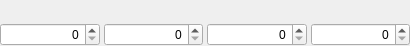
<?xml version="1.0" encoding="UTF-8"?>
<ui version="4.0">
 <class>ParameterVector</class>
 <widget class="QWidget" name="ParameterVector">
  <property name="geometry">
   <rect>
    <x>0</x>
    <y>0</y>
    <width>410</width>
    <height>46</height>
   </rect>
  </property>
  <property name="windowTitle">
   <string>Form</string>
  </property>
  <layout class="QVBoxLayout" name="verticalLayout">
   <property name="spacing">
    <number>0</number>
   </property>
   <property name="leftMargin">
    <number>0</number>
   </property>
   <property name="topMargin">
    <number>0</number>
   </property>
   <property name="rightMargin">
    <number>0</number>
   </property>
   <property name="bottomMargin">
    <number>0</number>
   </property>
   <item>
    <widget class="ParameterDescriptionWidget" name="descriptionWidget" native="true"/>
   </item>
   <item>
    <layout class="QHBoxLayout" name="horizontalLayout">
     <property name="spacing">
      <number>4</number>
     </property>
     <item>
      <widget class="QDoubleSpinBox" name="doubleSpinBox1">
       <property name="sizePolicy">
        <sizepolicy hsizetype="Expanding" vsizetype="Maximum">
         <horstretch>0</horstretch>
         <verstretch>0</verstretch>
        </sizepolicy>
       </property>
       <property name="focusPolicy">
        <enum>Qt::StrongFocus</enum>
       </property>
       <property name="alignment">
        <set>Qt::AlignRight|Qt::AlignTrailing|Qt::AlignVCenter</set>
       </property>
       <property name="correctionMode">
        <enum>QAbstractSpinBox::CorrectToNearestValue</enum>
       </property>
       <property name="decimals">
        <number>0</number>
       </property>
      </widget>
     </item>
     <item>
      <widget class="QDoubleSpinBox" name="doubleSpinBox2">
       <property name="sizePolicy">
        <sizepolicy hsizetype="Expanding" vsizetype="Maximum">
         <horstretch>0</horstretch>
         <verstretch>0</verstretch>
        </sizepolicy>
       </property>
       <property name="focusPolicy">
        <enum>Qt::StrongFocus</enum>
       </property>
       <property name="alignment">
        <set>Qt::AlignRight|Qt::AlignTrailing|Qt::AlignVCenter</set>
       </property>
       <property name="correctionMode">
        <enum>QAbstractSpinBox::CorrectToNearestValue</enum>
       </property>
       <property name="decimals">
        <number>0</number>
       </property>
      </widget>
     </item>
     <item>
      <widget class="QDoubleSpinBox" name="doubleSpinBox3">
       <property name="sizePolicy">
        <sizepolicy hsizetype="Expanding" vsizetype="Maximum">
         <horstretch>0</horstretch>
         <verstretch>0</verstretch>
        </sizepolicy>
       </property>
       <property name="focusPolicy">
        <enum>Qt::StrongFocus</enum>
       </property>
       <property name="alignment">
        <set>Qt::AlignRight|Qt::AlignTrailing|Qt::AlignVCenter</set>
       </property>
       <property name="correctionMode">
        <enum>QAbstractSpinBox::CorrectToNearestValue</enum>
       </property>
       <property name="decimals">
        <number>0</number>
       </property>
      </widget>
     </item>
     <item>
      <widget class="QDoubleSpinBox" name="doubleSpinBox4">
       <property name="sizePolicy">
        <sizepolicy hsizetype="Expanding" vsizetype="Maximum">
         <horstretch>0</horstretch>
         <verstretch>0</verstretch>
        </sizepolicy>
       </property>
       <property name="focusPolicy">
        <enum>Qt::StrongFocus</enum>
       </property>
       <property name="alignment">
        <set>Qt::AlignRight|Qt::AlignTrailing|Qt::AlignVCenter</set>
       </property>
       <property name="correctionMode">
        <enum>QAbstractSpinBox::CorrectToNearestValue</enum>
       </property>
       <property name="decimals">
        <number>0</number>
       </property>
      </widget>
     </item>
    </layout>
   </item>
  </layout>
 </widget>
 <customwidgets>
  <customwidget>
   <class>ParameterDescriptionWidget</class>
   <extends>QWidget</extends>
   <header>parameter/parametervirtualwidget.h</header>
   <container>1</container>
  </customwidget>
 </customwidgets>
 <resources/>
 <connections/>
</ui>
